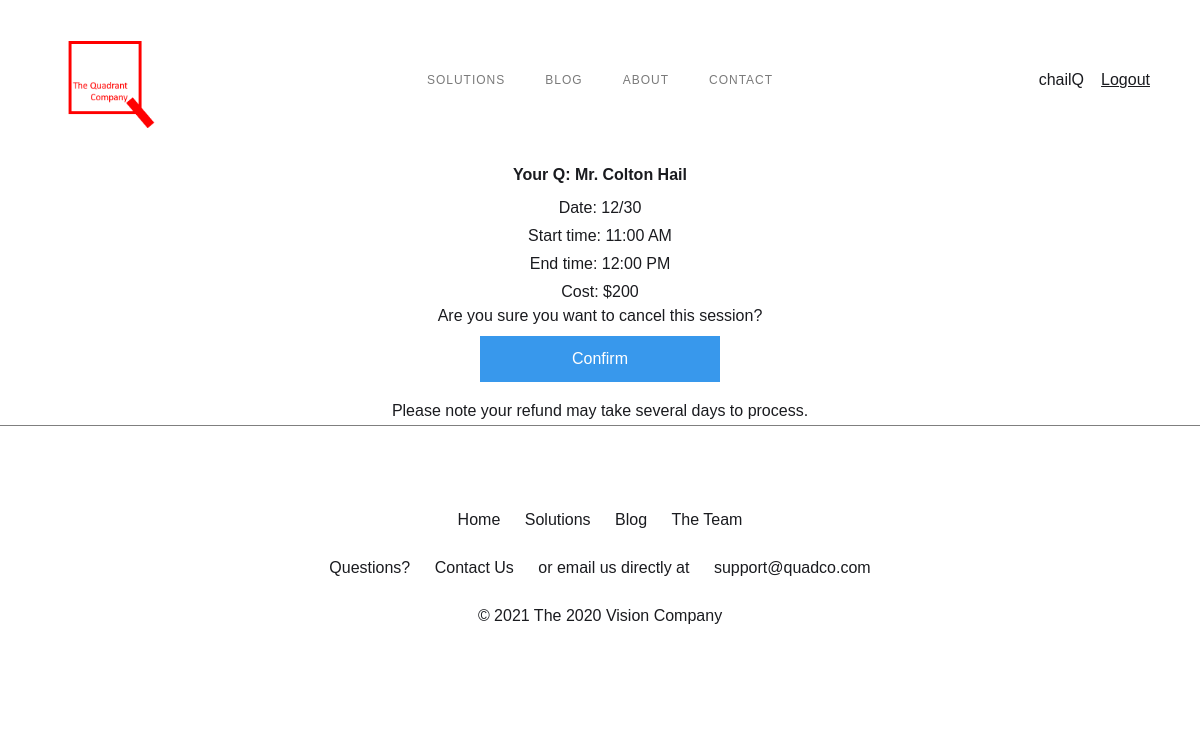
/schedule/cancel/35/2020/12/30/11:00 AM (signed in), run on the app's committed database.
### solutions/models.py (models this page shows, shortened)
class qinfo(models.Model):
	prefixes = (('Mr.','Mr.'),('Mrs.','Mrs.'),('Ms.','Ms.'),('Dr.','Dr.'),)
	suffixes = (('PhD','PhD'),('M.D.','M.D.'),)
	categories = (('medicine','Medicine'),)
	actives = ((1,'Yes'),(0,'No'),)
	competency = ((1,'Yes'),(0,'No'))
	qn = models.IntegerField(primary_key=True)
	active = models.IntegerField(choices=actives,default=1)
	prefix = models.CharField(max_length=255,choices=prefixes,blank=True)
	first = models.CharField(max_length=255)
	last = models.CharField(max_length=255)
	suffix = models.CharField(max_length=255,choices=suffixes,blank=True)
	category = models.CharField(max_length=255,choices=categories)
	servicelinedev = models.IntegerField(choices=competency,default=0)
	capitalplan = models.IntegerField(choices=competency,default=0)
	pysicianrecruitment = models.IntegerField(choices=competency,default=0)
	processimprove = models.IntegerField(choices=competency,default=0)
	productivity = models.IntegerField(choices=competency,default=0)
	operationsfinance = models.IntegerField(choices=competency,default=0)
	leadingmeetings = models.IntegerField(choices=competency,default=0)
	dataanalysis = models.IntegerField(choices=competency,default=0)
	teamcourses = models.IntegerField(choices=competency,default=0)
	personalleadership = models.IntegerField(choices=competency,default=0)
	personalitytypes = models.IntegerField(choices=competency,default=0)
	tempassignments = models.IntegerField(choices=competency,default=0)
	special1 = models.CharField(max_length=255,blank=False)
	special2 = models.CharField(max_length=255,blank=False)
	special3 = models.CharField(max_length=255,blank=False)
	special4 = models.CharField(max_length=255,blank=False)
	special5 = models.CharField(max_length=255,blank=False)
	description = models.CharField(max_length=255,blank=False)
	bio = models.TextField()
	linkedin = models.CharField(max_length=255,null=True,blank=True)
	yearexp = models.IntegerField(blank=False)
	email = models.CharField(max_length=255,blank=False,default='example@gmail.com')
	cost = models.IntegerField(default=100)
	def __str__(self):
		return f'{self.prefix} {self.first} {self.last} {self.suffix}'

### profiles/models.py (models this page shows)
class avail(models.Model):
	qn = models.IntegerField()
	year = models.IntegerField()
	month = models.IntegerField()
	date = models.IntegerField()
	start = models.CharField(max_length=12)
	end = models.CharField(max_length=12)
	status = models.IntegerField()
	cn = models.IntegerField(null=True,blank=True)
	description = models.TextField(null=True,blank=True)
	meetingid = models.IntegerField(null=True,blank=True)
	joinurl = models.TextField(null=True,blank=True)
	password = models.CharField(max_length=255,null=True,blank=True)
	cost = models.IntegerField(null=True,blank=True)
	orderid = models.CharField(max_length=255,null=True,blank=True)
	qurl = models.TextField(null=True,blank=True)
	curl = models.TextField(null=True,blank=True)

### schedule/views.py (the view)
# urls.py: path('cancel/<int:uid>/<int:year>/<int:month>/<int:day>/<str:start>',views.scheduler.cancel,name='cancel'),
	@login_required
	def cancel(request,uid,year,month,day,start):
		try:
			cdata = clientprofile.objects.get(user_id=uid)
			cn = uid
			filter_kwargs = {
				'cn__exact': cn,
				'year__exact': year,
				'month__exact': month,
				'date__exact': day,
				'start__exact': start,
				}
			slot = avail.objects.filter(**filter_kwargs)[0]
			qn = slot.qn
		except Exception:
			qdata = qinfo.objects.get(qn=uid)
			qn = uid
			filter_kwargs = {
				'qn__exact': qn,
				'year__exact': year,
				'month__exact': month,
				'date__exact': day,
				'start__exact': start,
				}
			slot = avail.objects.filter(**filter_kwargs)[0]
			cn = slot.cn
		user_uids = [qn,cn]
		if request.user.id in user_uids:
			now = dt.datetime.now()
			if request.method=="POST":
				stripe.api_key = STRIPE['SECRET']
				refund = stripe.Refund.create(payment_intent=slot.orderid)
				refund_id = refund['id']
				code = zoom.cancelMeeting(slot.meetingid)
				slot.status = 1
				slot.orderid = refund_id
				slot.cn = 0
				slot.description = "refunded"
				slot.meetingid = 0
				slot.joinurl = ""
				slot.password = ""
				slot.curl = ""
				slot.qurl = ""
				slot.save()
				context = {'qn': qn,'now': now.strftime('%Y-%m-%d')}
				return render(request,'canceled.html',context=context)
			else:
				context = {
					'q': qinfo.objects.get(qn=qn),
					'year': year,
					'month': month,
					'day': day,
					'start': start,
					'end': slot.end,
					'cost': slot.cost,
					'uid': uid,
					}
				return render(request,'cancelconfirm.html',context=context)
		else:
			return redirect('userloginerror')

### templates/cancelconfirm.html (shortened to what this page needs)
{% extends "base_generic.html" %}
{% block content %}
  {% load static %}
  <div class="section cc-home-wrap">
    <div class="w-form">
      <form method="post" action="{% url 'cancel' uid=uid year=year month=month day=day start=start %}" id="email-form" name="email-form" data-name="Email Form">
        <div class="div-block-23">
          <div class="text-block-25">Your Q: {{ q }}</div>
          <div class="text-block-23">Date: {{ month }}/{{ day }}</div>
          <div class="text-block-23">Start time: {{ start }} </div>
          <div class="text-block-23">End time: {{ end }}</div>
          <div class="text-block-23">Cost: ${{ cost }}</div>
		  <label for="name" class="field-label-5">Are you sure you want to cancel this session? </label>
		  <input type="submit" value="Confirm" data-wait="Please wait..." class="submit-button-4 w-button">
        </div>
      </form>
    </div>
    <div class="text-block-23">Please note your refund may take several days to process.</div>
  </div>
{% endblock %}

### templates/base_generic.html (shortened to what this page needs)
<!DOCTYPE html>
<html data-wf-page="5f6617a9fc257741b84d1f67" data-wf-site="5f6617a949022b2a6c879d7a">
<head>
  {% load static %}
  <link href="{% static 'css/normalize.css' %}" rel="stylesheet" type="text/css">
  <link href="{% static 'css/webflow.css' %}" rel="stylesheet" type="text/css">
  <link href="{% static 'css/quadrantcompany.webflow.css' %}" rel="stylesheet" type="text/css">
</head>
<body>
	{% block sidebar %}
	  <div data-collapse="medium" data-animation="default" data-duration="400" role="banner" class="navigation w-nav">
		<div class="navigation-wrap"><a href="{% url 'index' %}" aria-current="page" class="logo-link w-nav-brand w--current"><img src="{% static 'images/Quadco.GIF' %}" width="108" alt="" class="logo-image"></a>
		  <div class="menu">
			<nav role="navigation" class="navigation-items w-nav-menu">
				<a href="{% url 'solutions' %}" class="navigation-item w-nav-link">Solutions</a>
				<a href="{% url 'blog' %}" class="navigation-item w-nav-link">Blog</a>
				<a href="{% url 'about' %}" class="navigation-item w-nav-link">About</a>
				<a href="{% url 'contact' qid=0 %}" class="navigation-item w-nav-link">Contact</a>
			</nav>
		  </div>
		  {% if request.user.is_authenticated %}
			<div class="div-block-21"><a href="{% url 'userlogout' %}" class="link-11">Logout</a></div>
			<div class="div-block-22">
				<a class="link-16" href="{% url 'account' getq=request.user.id %}">{{ request.user.get_username }}</a>
			</div>
		  {% else %}
			<div class="div-block-21"><a href="{% url 'userlogin' %}" class="link-11">Login</a></div>
		  {% endif %}
		</div>
	  </div>
	{% endblock %}
	{% block content %}
	{% endblock %}
  <div class="section">
    <div class="container">
      <div class="footer-wrap">
        <div class="div-block-27">
          <div class="div-block-29">
            <a href="{% url 'index' %}" class="link-12">Home</a>
            <a href="{% url 'solutions' %}" class="link-12">Solutions</a>
            <a href="{% url 'blog' %}" class="link-12">Blog</a>
            <a href="{% url 'about' %}" class="link-12">The Team</a>
          </div>
          <div class="div-block-29">
            <div class="text-block-31">Questions?</div>
            <a href="{% url 'contact' qid=0 %}" class="link-12">Contact Us</a>
            <div class="text-block-31">or email us directly at</div>
            <a href="mailto:support@quadco.com?subject=Quadrant%20Company%20Inquiry" class="link-12">support@quadco.com</a>
          </div>
          <div class="div-block-29">
            <div class="text-block-31">&copy; 2021 The 2020 Vision Company</div>
          </div>
        </div>
      </div>
    </div>
  </div>
</body>
</html>

### static/css/webflow.css (style rules this page uses)
* { -webkit-box-sizing: border-box; -moz-box-sizing: border-box; box-sizing: border-box; }
html { height: 100%; }
body { margin: 0; min-height: 100%; background-color: #fff; font-family: Arial, sans-serif; font-size: 14px; line-height: 20px; color: #333; }
img { max-width: 100%; vertical-align: middle; display: inline-block; }
.w-button { display: inline-block; padding: 9px 15px; background-color: #3898EC; color: white; border: 0; line-height: inherit; text-decoration: none; cursor: pointer; border-radius: 0; }
input.w-button { -webkit-appearance: button; }
.w-form { margin: 0 0 15px; }
label { display: block; margin-bottom: 5px; font-weight: bold; }
.w-nav { position: relative; background: #dddddd; z-index: 1000; }
.w-nav:before, .w-nav:after { content: " "; display: table; grid-column-start: 1; grid-row-start: 1; grid-column-end: 2; grid-row-end: 2; }
.w-nav:after { clear: both; }
.w-nav-brand { position: relative; float: left; text-decoration: none; color: #333333; }
.w-nav-link { position: relative; display: inline-block; vertical-align: top; text-decoration: none; color: #222222; padding: 20px; text-align: left; margin-left: auto; margin-right: auto; }
.w-nav-menu { position: relative; float: right; }

### data on the page
qinfo: prefix+first+last "Mr. Colton Hail"
avail: start "11:00 AM", end "12:00 PM"

### other printed values
{{ request.user.get_username }} "chailQ"
{{ month }} "12"
{{ day }} "30"
{{ cost }} "200"
